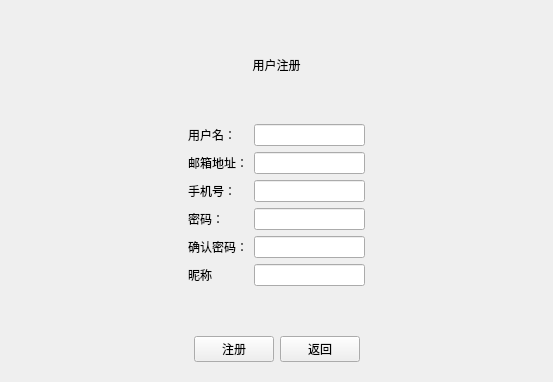
<?xml version="1.0" encoding="UTF-8"?>
<ui version="4.0">
 <class>RegisterPage</class>
 <widget class="QWidget" name="RegisterPage">
  <property name="geometry">
   <rect>
    <x>0</x>
    <y>0</y>
    <width>553</width>
    <height>382</height>
   </rect>
  </property>
  <property name="windowTitle">
   <string>Form</string>
  </property>
  <layout class="QGridLayout" name="gridLayout_4">
   <item row="0" column="0">
    <layout class="QGridLayout" name="gridLayout_3" rowstretch="10,5" rowminimumheight="1,4">
     <item row="0" column="0">
      <layout class="QHBoxLayout" name="horizontalLayout_2">
       <item>
        <spacer name="horizontalSpacer_3">
         <property name="orientation">
          <enum>Qt::Horizontal</enum>
         </property>
         <property name="sizeHint" stdset="0">
          <size>
           <width>40</width>
           <height>20</height>
          </size>
         </property>
        </spacer>
       </item>
       <item>
        <layout class="QGridLayout" name="gridLayout_2">
         <item row="0" column="0">
          <widget class="QLabel" name="label_4">
           <property name="text">
            <string>用户注册</string>
           </property>
           <property name="alignment">
            <set>Qt::AlignCenter</set>
           </property>
          </widget>
         </item>
         <item row="1" column="0">
          <layout class="QGridLayout" name="gridLayout">
           <item row="0" column="0">
            <layout class="QVBoxLayout" name="verticalLayout">
             <item>
              <widget class="QLabel" name="regisUser_label">
               <property name="text">
                <string>用户名：</string>
               </property>
              </widget>
             </item>
             <item>
              <widget class="QLabel" name="label_3">
               <property name="text">
                <string>邮箱地址：</string>
               </property>
              </widget>
             </item>
             <item>
              <widget class="QLabel" name="label">
               <property name="text">
                <string>手机号：</string>
               </property>
              </widget>
             </item>
             <item>
              <widget class="QLabel" name="regisPwd_label">
               <property name="text">
                <string>密码：</string>
               </property>
              </widget>
             </item>
             <item>
              <widget class="QLabel" name="label_2">
               <property name="text">
                <string>确认密码：</string>
               </property>
              </widget>
             </item>
             <item>
              <widget class="QLabel" name="label_5">
               <property name="text">
                <string>昵称</string>
               </property>
              </widget>
             </item>
            </layout>
           </item>
           <item row="0" column="1">
            <layout class="QVBoxLayout" name="verticalLayout_2">
             <item>
              <widget class="QLineEdit" name="regisUser_text"/>
             </item>
             <item>
              <widget class="QLineEdit" name="regisEmail_text"/>
             </item>
             <item>
              <widget class="QLineEdit" name="regisPhone_text"/>
             </item>
             <item>
              <widget class="QLineEdit" name="regisPwd_text"/>
             </item>
             <item>
              <widget class="QLineEdit" name="regisPwdTwo_text"/>
             </item>
             <item>
              <widget class="QLineEdit" name="regisNick_text"/>
             </item>
            </layout>
           </item>
          </layout>
         </item>
        </layout>
       </item>
       <item>
        <spacer name="horizontalSpacer_4">
         <property name="orientation">
          <enum>Qt::Horizontal</enum>
         </property>
         <property name="sizeHint" stdset="0">
          <size>
           <width>40</width>
           <height>20</height>
          </size>
         </property>
        </spacer>
       </item>
      </layout>
     </item>
     <item row="1" column="0">
      <layout class="QHBoxLayout" name="horizontalLayout">
       <property name="topMargin">
        <number>44</number>
       </property>
       <property name="bottomMargin">
        <number>9</number>
       </property>
       <item>
        <spacer name="horizontalSpacer">
         <property name="orientation">
          <enum>Qt::Horizontal</enum>
         </property>
         <property name="sizeHint" stdset="0">
          <size>
           <width>40</width>
           <height>20</height>
          </size>
         </property>
        </spacer>
       </item>
       <item>
        <widget class="QPushButton" name="regis_btn">
         <property name="text">
          <string>注册</string>
         </property>
        </widget>
       </item>
       <item>
        <widget class="QPushButton" name="backtologin_btn">
         <property name="text">
          <string>返回</string>
         </property>
        </widget>
       </item>
       <item>
        <spacer name="horizontalSpacer_2">
         <property name="orientation">
          <enum>Qt::Horizontal</enum>
         </property>
         <property name="sizeHint" stdset="0">
          <size>
           <width>40</width>
           <height>20</height>
          </size>
         </property>
        </spacer>
       </item>
      </layout>
     </item>
    </layout>
   </item>
  </layout>
 </widget>
 <resources/>
 <connections/>
</ui>
